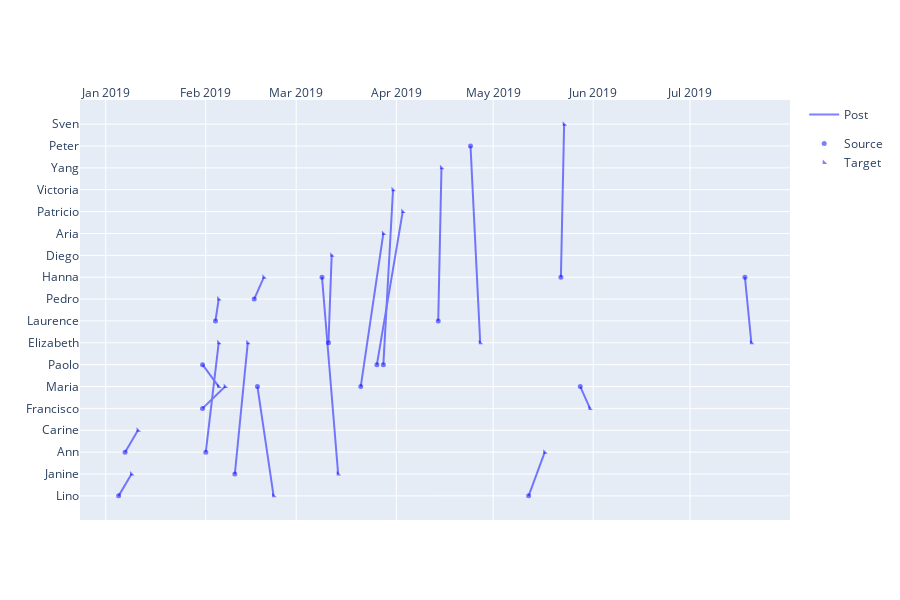

Notebook cell for this chart:
### Code cell
tim_arr3, y_arr3, time_list3 = [], [], []
for i in range(len(df3.Time)):
    tim_arr3.append(df3.Time[i])
    temp = add_time(df3['Time'][i], df3['Duration'][i])
    tim_arr3.append(temp)
    time_list3.append(temp)
    tim_arr3.append(df3.Time[i])
    y_arr3.append(df3.Source[i])
    y_arr3.append(df3.Target[i])
    y_arr3.append(None)
fig3 = go.Figure()
fig3.add_trace(go.Scatter(x = tim_arr3, y = y_arr3, opacity = 0.5,legendgroup="Post", name='Post', line=dict(color='blue', width=2)))
fig3.add_trace(go.Scatter(x=df3['Time'], y= df3['Source'],opacity = 0.5, legendgroup="Calls", name='Source', mode='markers', marker_symbol=0, marker=dict(color='blue',size=5)))
fig3.add_trace(go.Scatter(x=time_list3, y= df3['Target'],opacity = 0.5, legendgroup="Calls", name='Target', mode='markers', marker_symbol=11, marker=dict(color='blue',size=5)))
fig3.update_layout(
    xaxis = dict(
        side='top'
    ),
    height=600
)
fig3.show()

### Figure 1 — Plotly figure (JSON) as saved in the notebook; plotly's stock layout.template omitted (floating-point values rounded to 4 significant figures)
{"data": [{"legendgroup": "Post", "line": {"color": "blue", "width": 2}, "name": "Post", "opacity": 0.5, "type": "scatter", "x": ["2019-01-05T00:00:00", "2019-01-09T00:00:00", "2019-01-05T00:00:00", "2019-01-07T00:00:00", "2019-01-11T00:00:00", "2019-01-07T00:00:00", "2019-01-31T00:00:00", "2019-02-07T00:00:00", "2019-01-31T00:00:00", "2019-01-31T00:00:00", "2019-02-05T00:00:00", "2019-01-31T00:00:00", "2019-02-01T00:00:00", "2019-02-05T00:00:00", "2019-02-01T00:00:00", "2019-02-04T00:00:00", "2019-02-05T00:00:00", "2019-02-04T00:00:00", "2019-02-10T00:00:00", "2019-02-14T00:00:00", "2019-02-10T00:00:00", "2019-02-16T00:00:00", "2019-02-19T00:00:00", "2019-02-16T00:00:00", "2019-02-17T00:00:00", "2019-02-22T00:00:00", "2019-02-17T00:00:00", "2019-03-09T00:00:00", "2019-03-14T00:00:00", "2019-03-09T00:00:00", "2019-03-11T00:00:00", "2019-03-12T00:00:00", "2019-03-11T00:00:00", "2019-03-21T00:00:00", "2019-03-28T00:00:00", "2019-03-21T00:00:00", "2019-03-26T00:00:00", "2019-04-03T00:00:00", "2019-03-26T00:00:00", "2019-03-28T00:00:00", "2019-03-31T00:00:00", "2019-03-28T00:00:00", "2019-04-14T00:00:00", "2019-04-15T00:00:00", "2019-04-14T00:00:00", "2019-04-24T00:00:00", "2019-04-27T00:00:00", "2019-04-24T00:00:00", "2019-05-12T00:00:00", "2019-05-17T00:00:00", "2019-05-12T00:00:00", "2019-05-22T00:00:00", "2019-05-23T00:00:00", "2019-05-22T00:00:00", "2019-05-28T00:00:00", "2019-05-31T00:00:00", "2019-05-28T00:00:00", "2019-07-18T00:00:00", "2019-07-20T00:00:00", "2019-07-18T00:00:00"], "y": ["Lino", "Janine", null, "Ann", "Carine", null, "Francisco", "Maria", null, "Paolo", "Maria", null, "Ann", "Elizabeth", null, "Laurence", "Pedro", null, "Janine", "Elizabeth", null, "Pedro", "Hanna", null, "Maria", "Lino", null, "Hanna", "Janine", null, "Elizabeth", "Diego", null, "Maria", "Aria", null, "Paolo", "Patricio", null, "Paolo", "Victoria", null, "Laurence", "Yang", null, "Peter", "Elizabeth", null, "Lino", "Ann", null, "Hanna", "Sven", null, "Maria", "Francisco", null, "Hanna", "Elizabeth", null]}, {"legendgroup": "Calls", "marker": {"color": "blue", "size": 5, "symbol": 0}, "mode": "markers", "name": "Source", "opacity": 0.5, "type": "scatter", "x": ["2019-01-05T00:00:00", "2019-01-07T00:00:00", "2019-01-31T00:00:00", "2019-01-31T00:00:00", "2019-02-01T00:00:00", "2019-02-04T00:00:00", "2019-02-10T00:00:00", "2019-02-16T00:00:00", "2019-02-17T00:00:00", "2019-03-09T00:00:00", "2019-03-11T00:00:00", "2019-03-21T00:00:00", "2019-03-26T00:00:00", "2019-03-28T00:00:00", "2019-04-14T00:00:00", "2019-04-24T00:00:00", "2019-05-12T00:00:00", "2019-05-22T00:00:00", "2019-05-28T00:00:00", "2019-07-18T00:00:00"], "y": ["Lino", "Ann", "Francisco", "Paolo", "Ann", "Laurence", "Janine", "Pedro", "Maria", "Hanna", "Elizabeth", "Maria", "Paolo", "Paolo", "Laurence", "Peter", "Lino", "Hanna", "Maria", "Hanna"]}, {"legendgroup": "Calls", "marker": {"color": "blue", "size": 5, "symbol": 11}, "mode": "markers", "name": "Target", "opacity": 0.5, "type": "scatter", "x": ["2019-01-09T00:00:00", "2019-01-11T00:00:00", "2019-02-07T00:00:00", "2019-02-05T00:00:00", "2019-02-05T00:00:00", "2019-02-05T00:00:00", "2019-02-14T00:00:00", "2019-02-19T00:00:00", "2019-02-22T00:00:00", "2019-03-14T00:00:00", "2019-03-12T00:00:00", "2019-03-28T00:00:00", "2019-04-03T00:00:00", "2019-03-31T00:00:00", "2019-04-15T00:00:00", "2019-04-27T00:00:00", "2019-05-17T00:00:00", "2019-05-23T00:00:00", "2019-05-31T00:00:00", "2019-07-20T00:00:00"], "y": ["Janine", "Carine", "Maria", "Maria", "Elizabeth", "Pedro", "Elizabeth", "Hanna", "Lino", "Janine", "Diego", "Aria", "Patricio", "Victoria", "Yang", "Elizabeth", "Ann", "Sven", "Francisco", "Elizabeth"]}], "layout": {"height": 600, "xaxis": {"side": "top"}}}
